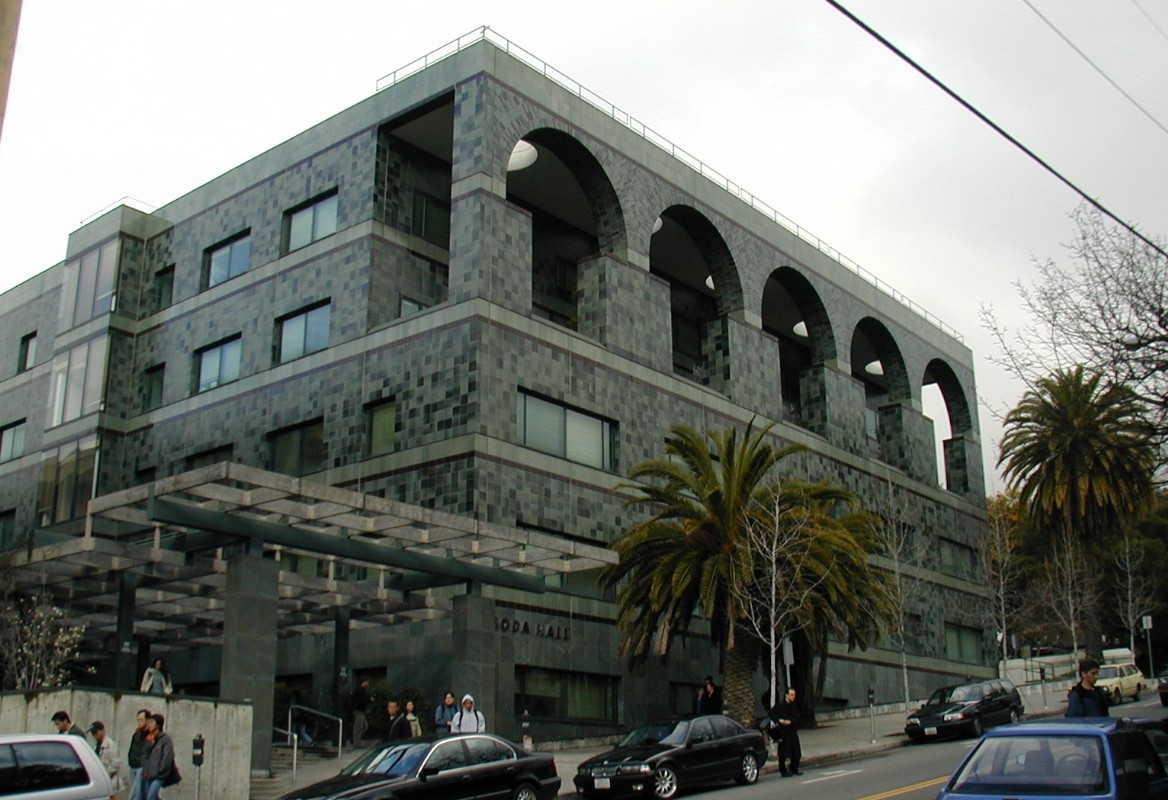
#> input picture test/test1.jpg, 1168 x 800 px
$ python compression_reference.py   (Python 2 division)
#> lines starting #> are read from the running program, lines starting #| are printed output that depends on the picture
### helper_functions.py
# coding=utf-8

"""
  _  _     _                 ___             _   _
 | || |___| |_ __  ___ _ _  | __|  _ _ _  __| |_(_)___ _ _  ___
 | __ / -_) | '_ \/ -_) '_| | _| || | ' \/ _|  _| / _ \ ' \(_-<
 |_||_\___|_| .__/\___|_|   |_| \_,_|_||_\__|\__|_\___/_||_/__/
            |_|

     Funciones de ayuda que hacen las transformaciones
"""

import cv2
import numpy as np


def quantize_block(block, is_luminance, QF=99, inverse=False):
    """
    Aplica la cuantización o la cuantización inversa a un bloque de 8x8

    si is_luminance es True (significa que es un bloque del canal Y),
    de lo contrario deberia ser False

    QF nos indica que tanto vamos a comprimir y que tantas perdidas pueden
    haber si QF=99 entonces practicamente se dejaria la imagen como la original
    y no estariamos comprimiendo nada

    inverse si el bloque viene de la inversa DCT
    """
    QY=np.array([[16,11,10,16,24,40,51,61],
                     [12,12,14,19,26,48,60,55],
                     [14,13,16,24,40,57,69,56],
                     [14,17,22,29,51,87,80,62],
                     [18,22,37,56,68,109,103,77],
                     [24,35,55,64,81,104,113,92],
                     [49,64,78,87,103,121,120,101],
                     [72,92,95,98,112,100,103,99]])

    QC=np.array([[17,18,24,47,99,99,99,99],
                     [18,21,26,66,99,99,99,99],
                     [24,26,56,99,99,99,99,99],
                     [47,66,99,99,99,99,99,99],
                     [99,99,99,99,99,99,99,99],
                     [99,99,99,99,99,99,99,99],
                     [99,99,99,99,99,99,99,99],
                     [99,99,99,99,99,99,99,99]])

    scale = 1.0
    if QF < 50 and QF >= 1:
        scale = np.floor( 5000 / QF )
    elif QF < 100:
        scale = 200 - 2 * QF
    else:
        scale = 200 - 2 * 99
    scale = scale / 100.0
    Q = QC * scale
    if is_luminance:
        Q = QY * scale
    if inverse:
        return block * Q
    else:
        return np.round(block / Q)


def dct_block(block, inverse=False):
    """
    Aplica DCT o la Inversa DCT a un bloque de 8x8
    """
    block = block.astype(np.float32)
    if inverse:
        return cv2.idct(block)
    else:
        return cv2.dct(block)


def convert_to_YCrCb(img):
    """
    Convierte una imagen al espacio de color Y, Cr, Cb y se hace un subsample
    de los canales Cr y Cb

    Y.shape es de la forma (height, width)
    mientras que los canales Crf y Cbf son de la forma (height / 2, width / 2)

    Ustedes van a tener que utilizar resize_image despues de que hayan
    terminado de realizar las transformaciones para reconstruir la imagen al
    tamano original
    """
    img = cv2.cvtColor(img, cv2.COLOR_BGR2YCrCb)
    Hscale = 2
    Vscale = 2
    Y = img[:,:,0]
    crf = cv2.boxFilter(img[:,:,1], ddepth=-1, ksize=(2,2))
    cbf = cv2.boxFilter(img[:,:,2], ddepth=-1, ksize=(2,2))
    crf = crf[::Vscale, ::Hscale]
    cbf = cbf[::Vscale, ::Hscale]
    return (Y, crf, cbf)


def resize_image(img, width, height):
    """
    Cambia el tamano de una imagen a un width y height dado.
    Automaticamente va a ser rellenado si se va de un tamaño pequeño
    a uno grande.
    """
    return cv2.resize(img, (width, height))


def to_rgb(img):
    """
    Convierte una imagen del espacio de color YCbCr de vuelta a RGB
    """
    return cv2.cvtColor(img, cv2.COLOR_YCrCb2BGR)


def truncate(pair):
    """
    Asegura que las imagenes tengan el tamano correcto para generar
    completamente bloques de 8x8. Para esto se asegura que las dimensiones
    sean multiplos de 8. Si es necesario se trunca la imagen.
    """
    k = pair[0]
    img, QF = pair[1]
    height, width = np.array(img.shape[:2])/8 * 8
    img = img[:height, :width]
    return (k, (img, QF))

### compression_reference.py
# coding=utf-8

"""
  ___      __
 | _ \___ / _|___ _ _ ___ _ _  __ ___
 |   / -_)  _/ -_) '_/ -_) ' \/ _/ -_)
 |_|_\___|_| \___|_| \___|_||_\__\___|

    Algoritmo de referencia para hacer la compresion
"""

import os
import argparse
import cv2
import matplotlib.pyplot as plt
from helper_functions import *


def naive_compress(image):
    image = truncate((None, (image, None)))[1][0]
    Y, crf, cbf = convert_to_YCrCb(image)
    channels = [Y, crf, cbf]
    height, width = image.shape[0:2]
    reimg = np.zeros((height, width, 3), dtype='uint8')
    for idx, channel in enumerate(channels):
        no_rows = channel.shape[0]
        no_cols = channel.shape[1]
        dst = np.zeros((no_rows, no_cols), dtype='float32')
        no_vert_blocks = no_cols / B_SIZE
        no_horz_blocks = no_rows / B_SIZE
        for j in range(no_vert_blocks):
            for i in range(no_horz_blocks):
                i_start = i * B_SIZE
                i_end = i_start  + B_SIZE
                j_start = j * B_SIZE
                j_end = j_start + B_SIZE
                cur_block = channel[i_start : i_end, j_start : j_end]
                dct = dct_block(cur_block.astype(np.float32) - 128)
                q = quantize_block(dct, idx==0, QF)
                inv_q = quantize_block(q, idx==0, QF, inverse = True)
                inv_dct = dct_block(inv_q, inverse = True)
                dst[i_start : i_end, j_start : j_end] = inv_dct
        dst = dst + 128
        dst[dst>255] = 255
        dst[dst<0] = 0
        dst = resize_image(dst, width, height)
        reimg[:,:,idx] = dst
    return to_rgb(reimg)


def main(args):
    global B_SIZE, QF
    B_SIZE = 8
    QF = args.QF
    input_name = os.path.basename(args.input)
    img = cv2.imread(args.input)
#> img is the input picture: shape (800, 1168, 3); mean B, G, R 110, 115.8, 111.6
    result = naive_compress(img)
#> in convert_to_YCrCb, `img = cv2.cvtColor(img, cv2.COLOR_BGR2YCrCb)`: img: shape (800, 1168, 3); mean of channels 0, 1, 2 113.9, 126.4, 125.8
#> in convert_to_YCrCb, `Y = img[:,:,0]`:
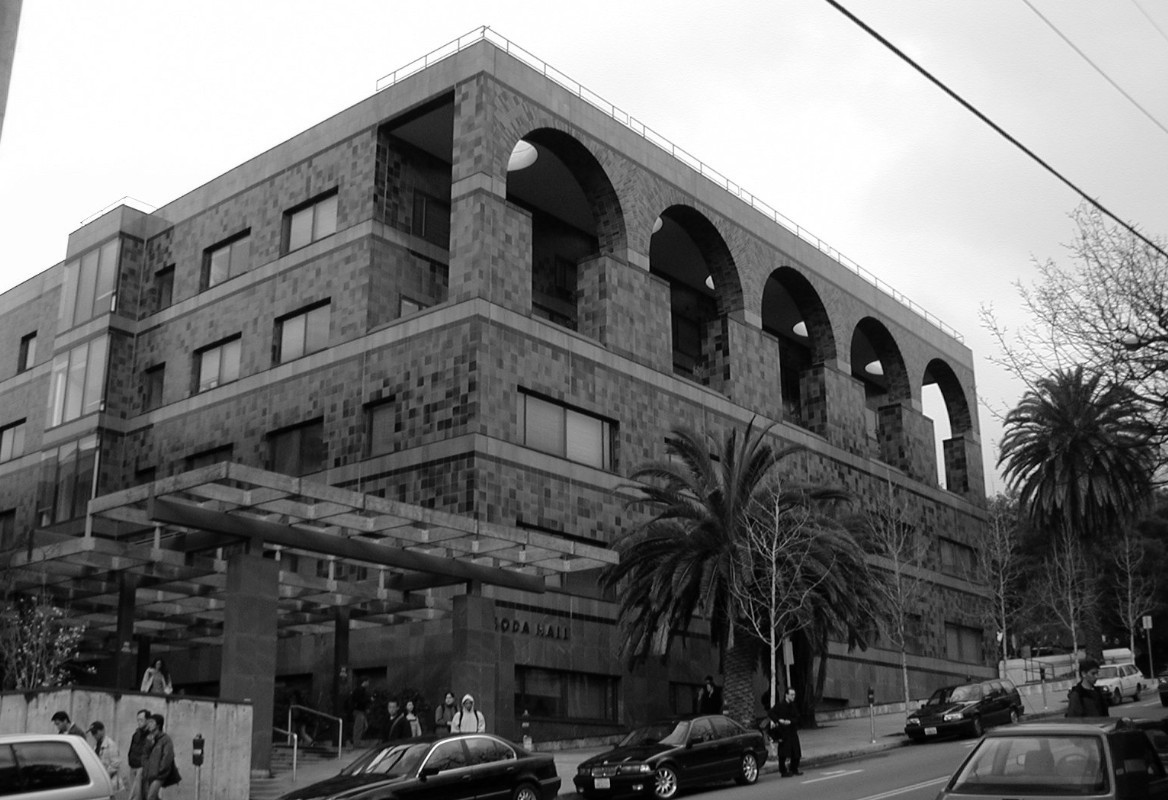
#> Y: shape (800, 1168); min 0, max 255, mean 113.9
#> in convert_to_YCrCb, `crf = cv2.boxFilter(img[:,:,1], ddepth=-1, ksize=(2,2))`:
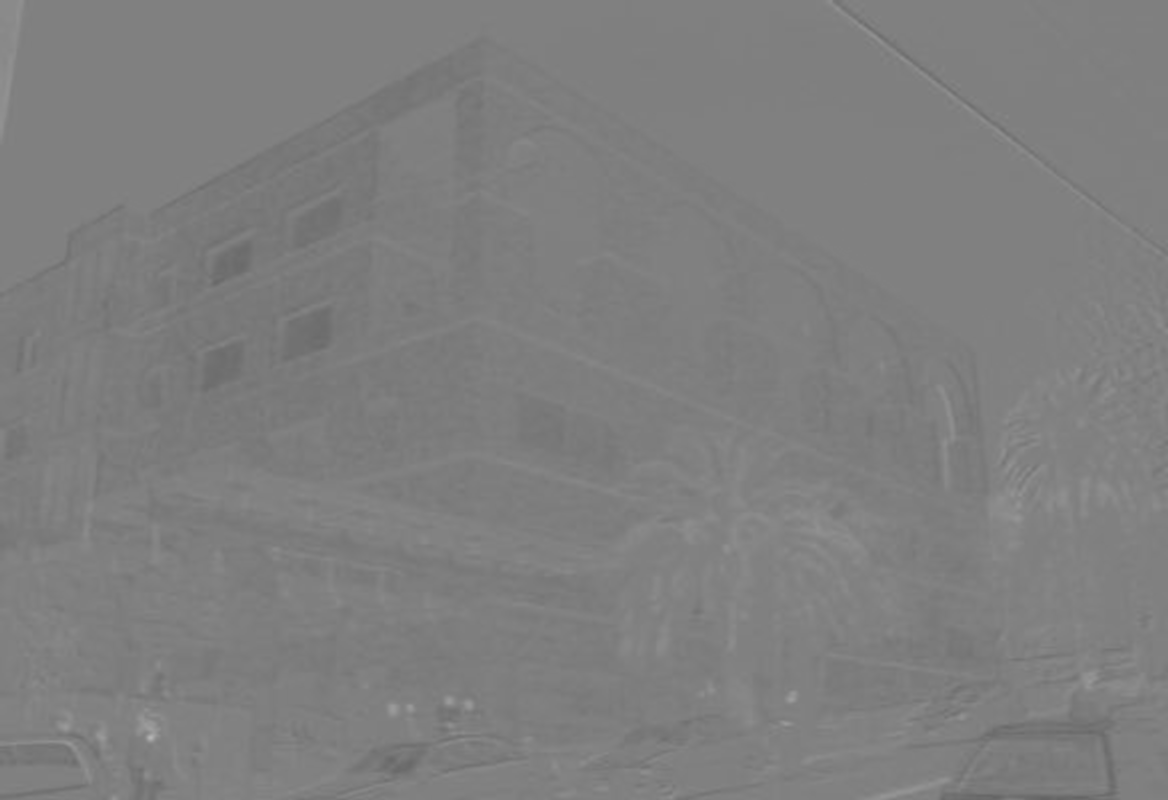
#> crf: shape (800, 1168); min 100, max 181, mean 126.6
#> in convert_to_YCrCb, `cbf = cv2.boxFilter(img[:,:,2], ddepth=-1, ksize=(2,2))`:
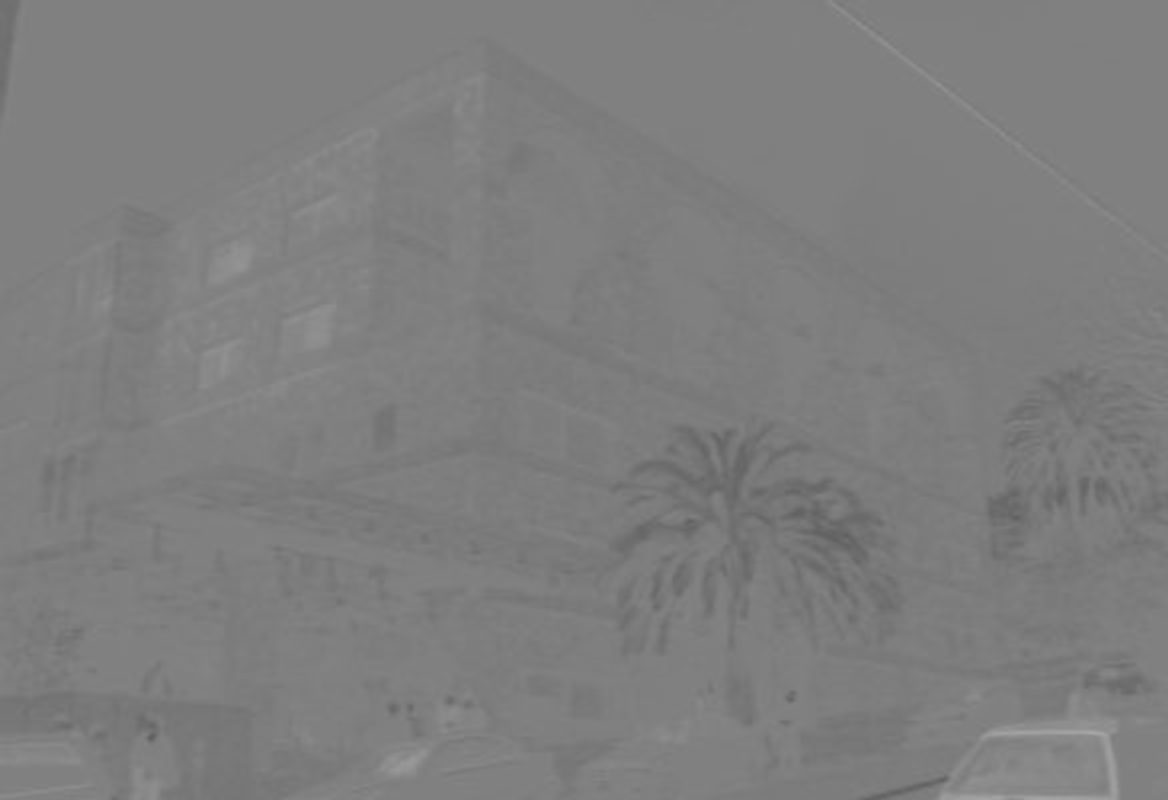
#> cbf: shape (800, 1168); min 95, max 167, mean 126
#> the loop in naive_compress, `for idx, channel in enumerate(channels):` made 3 passes
#> (no_rows, no_cols, no_vert_blocks, no_horz_blocks) on pass 1: (800, 1168, 146, 100)
#> after the loop in naive_compress, `for idx, channel in enumerate(channels):`:
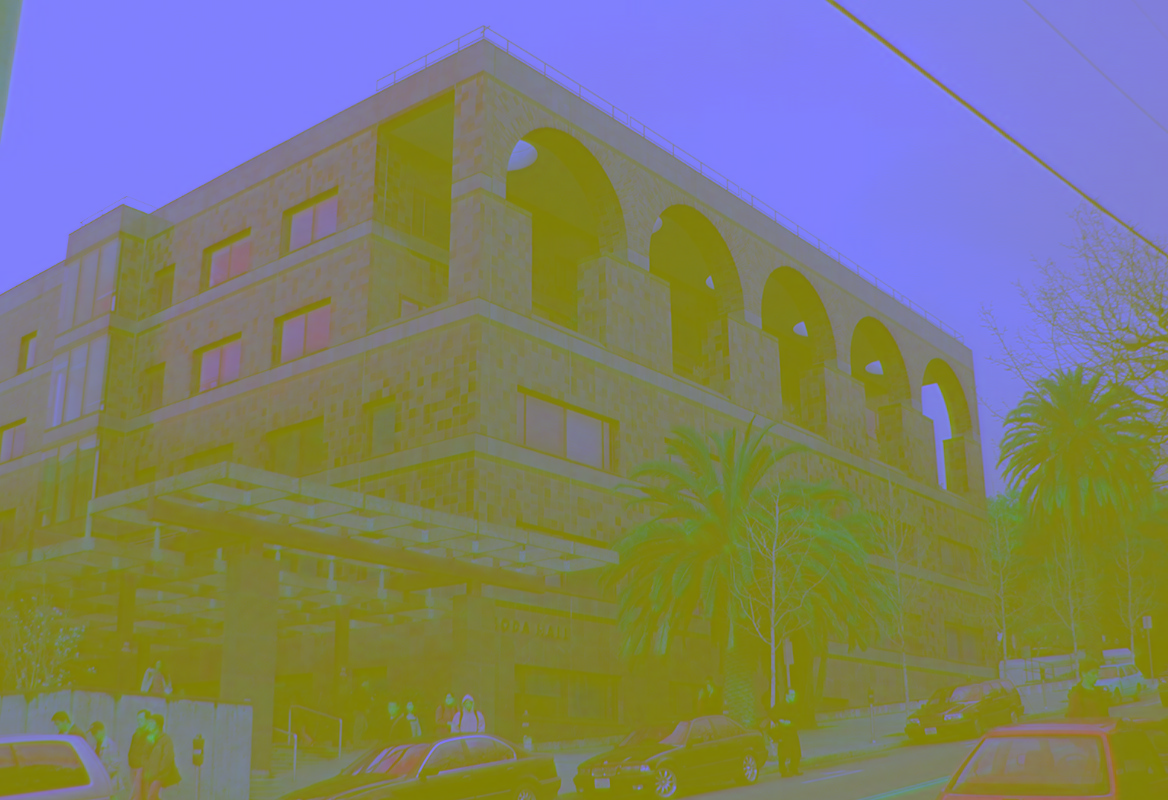
#> reimg: shape (800, 1168, 3); mean of channels 0, 1, 2 113.4, 126.2, 125.7; drawn as B, G, R
    output = os.path.join('ref-out', 'naive_QF'+ str(QF) + '_' + input_name)
    cv2.imwrite(output, result)
    if args.show == 1:
        result = cv2.cvtColor(result, cv2.COLOR_BGR2RGB)
        plt.imshow(result)
        plt.axis('off')
        plt.show()

if __name__ == '__main__':
    parser = argparse.ArgumentParser(
            description="realiza la compresion forma secuencial.")
    parser.add_argument("-I", "--input", type=str, default="test/test1.jpg",
            help="imagen de entrada")
    parser.add_argument("-C", "--QF", type=int, default=99,
            help="taza de compresion de la imagen")
    parser.add_argument("-s", "--show", type=int, default=0,
            help="0 muestra la imagen | 1 no muestra la imagen")
    args = parser.parse_args()
    main(args)

$ run again, with test/test2.jpg copied over test/test1.jpg
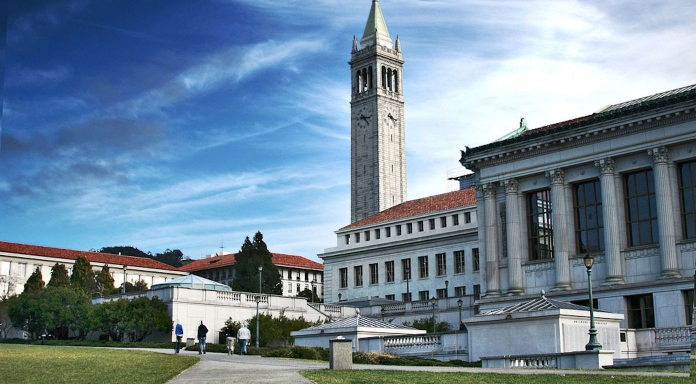
#> input picture test/test2.jpg, 1392 x 768 px (shown at 1/2 size)
#> in main, img is the input picture: shape (768, 1392, 3); mean B, G, R 153, 135.3, 113.4
#> img: shape (768, 1392, 3); mean of channels 0, 1, 2 130.8, 115.6, 140.6
#> in convert_to_YCrCb, `cbf = cbf[::Vscale, ::Hscale]`:
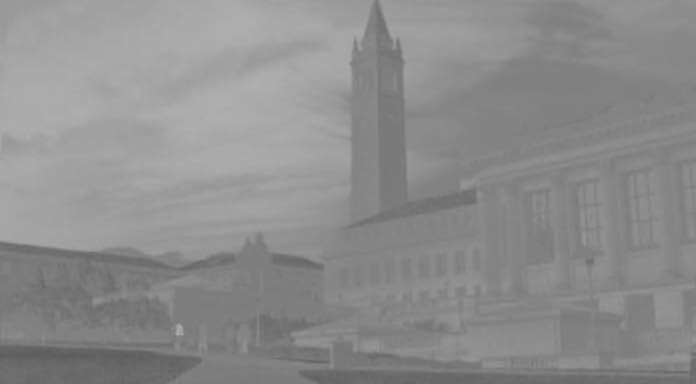
#> cbf: shape (384, 696); min 91, max 176, mean 140.9
#> the loop in naive_compress, `for idx, channel in enumerate(channels):` made 3 passes
#> (no_rows, no_cols, no_vert_blocks, no_horz_blocks) on pass 1: (768, 1392, 174, 96)
#> after the loop in naive_compress, `for idx, channel in enumerate(channels):`:
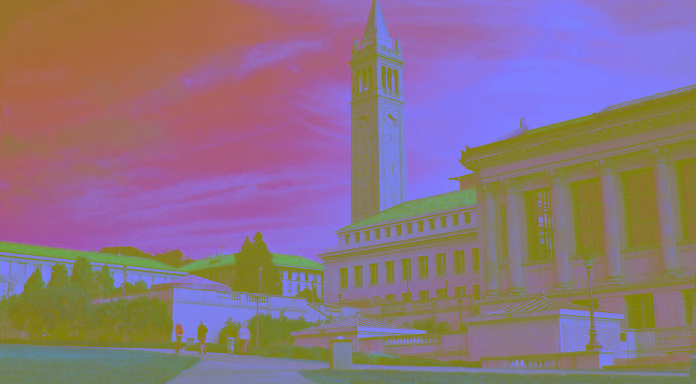
#> reimg: shape (768, 1392, 3) (shown at 1/2 size); mean of channels 0, 1, 2 130.3, 115.3, 140.4; drawn as B, G, R

$ run again, with test/test3.jpg copied over test/test1.jpg
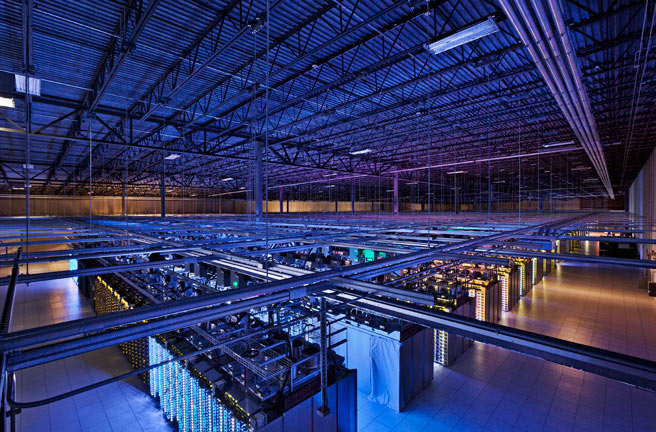
#> input picture test/test3.jpg, 656 x 432 px
#> in main, img is the input picture: shape (432, 656, 3); mean B, G, R 100.9, 52.9, 47.2
#> img: shape (432, 656, 3); mean of channels 0, 1, 2 56.7, 121.2, 153
#> in convert_to_YCrCb, `cbf = cv2.boxFilter(img[:,:,2], ddepth=-1, ksize=(2,2))`:
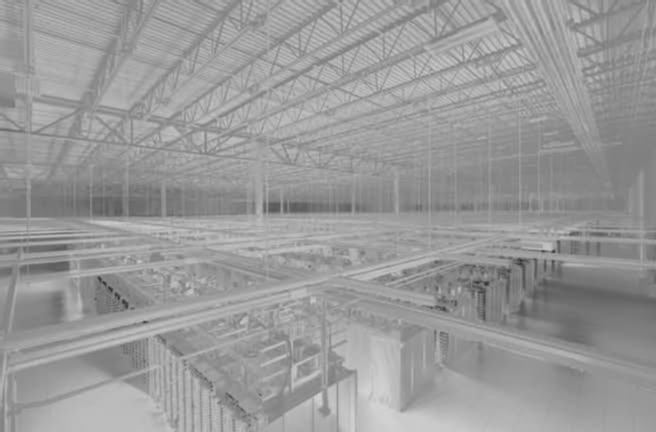
#> cbf: shape (432, 656); min 50, max 213, mean 153.3
#> the loop in naive_compress, `for idx, channel in enumerate(channels):` made 3 passes
#> (no_rows, no_cols, no_vert_blocks, no_horz_blocks) on pass 1: (432, 656, 82, 54)
#> in to_rgb, `return cv2.cvtColor(img, cv2.COLOR_YCrCb2BGR)`:
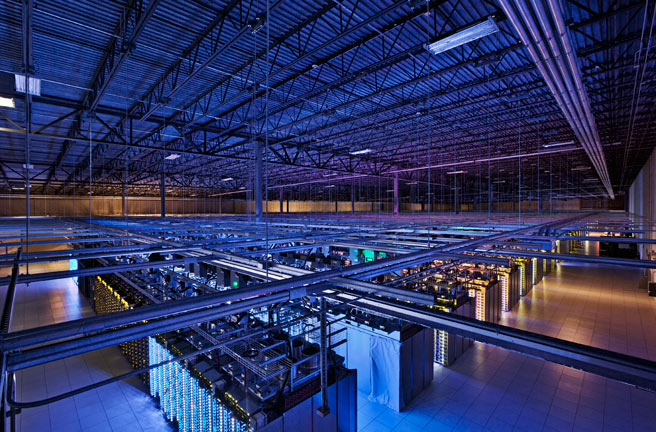
#> returned value: shape (432, 656, 3); mean B, G, R 100.1, 52.6, 46.8
